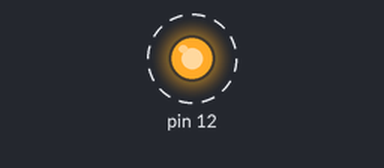
This program was run on a simulated Raspberry Pi (header pin numbers). Shown: output pins drawn as LEDs (lit = HIGH). Dashed ring = blinking.

Above: at 0.2 s.
Timing chart, 0 to 3.0 s (numbered marks = the images above):
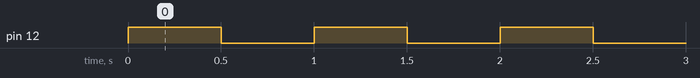

Measured:
- by itself, pin 12: alternates HIGH for 0.50 s and LOW for 0.50 s

The program:

LED_2.py
```python
"""
==== Prof. Kartik V. Bulusu
==== CS and MAE Department, SEAS GWU
==== Description
======== This program is for blinking an LED wired to Raspberry PI
======== It has been written exclusively for students of CS3907(IoT and Edge Computing Applications)
======== and CS1010(Computer Science Orientation) courses in GWU.
======== It may not be used for any other purposes unless author's prior permission is aquired.
"""

import RPi.GPIO as GPIO
import time

GPIO.setmode(GPIO.BOARD)

GPIO.setup(12, GPIO.OUT)

def loop():
    while True:
        GPIO.output(12, GPIO.HIGH)
        time.sleep(0.5)
        GPIO.output(12, GPIO.LOW)
        time.sleep(0.5)

def destroy():
    GPIO.output(12, GPIO.LOW)    # Turn off all leds
    GPIO.cleanup()

if __name__ == "__main__":
    try:
        loop()
    except KeyboardInterrupt:
        destroy()
```
